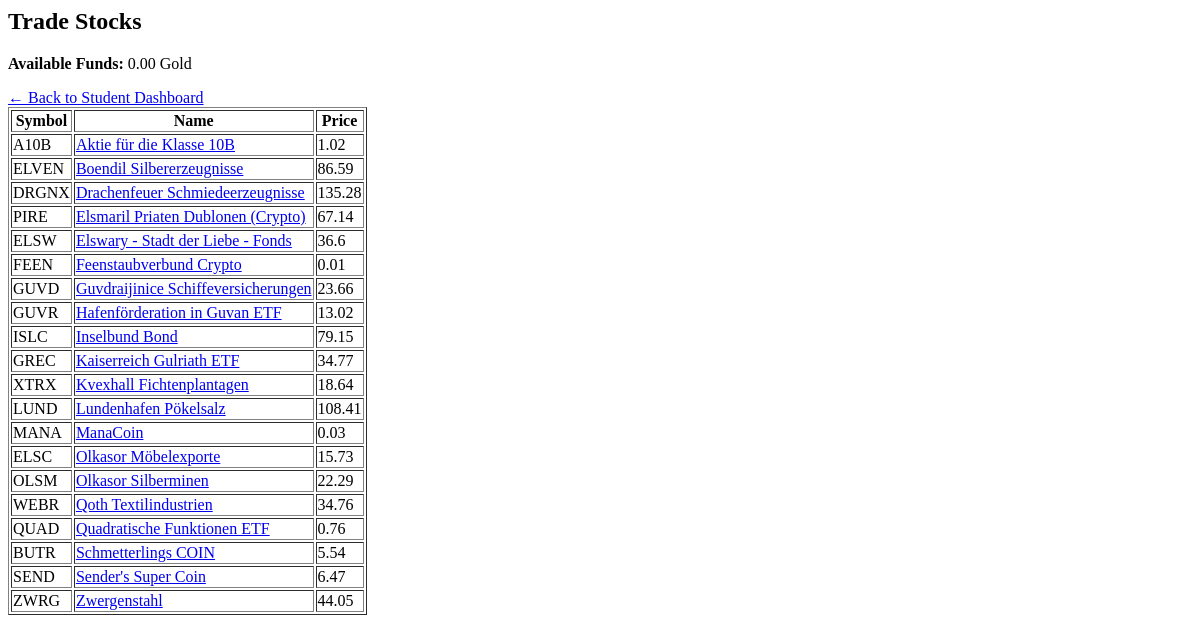
The page /student/trade (signed in) on the database as committed earlier.
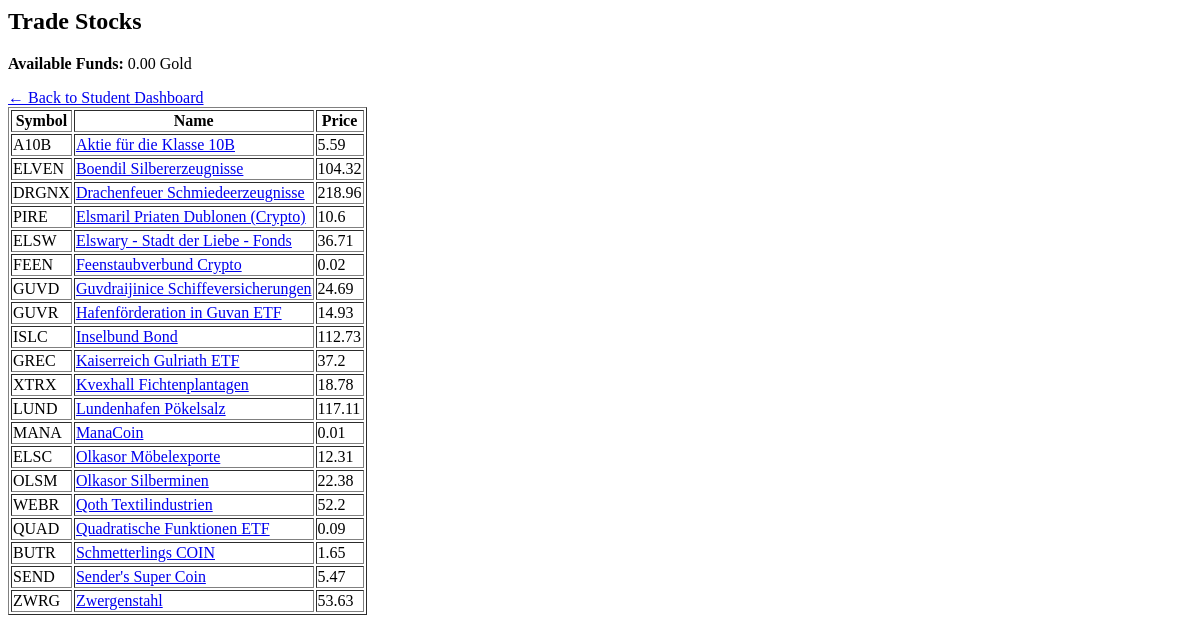
The same page on the database as committed later.
### models.py (models this page shows)
class Stock(Base):
    __tablename__ = "stocks"
    id = Column(Integer, primary_key=True)
    symbol = Column(String, unique=True, nullable=False)
    name = Column(String, nullable=False)
    current_price = Column(Float, nullable=False)
    volatility=Column(Float)
    category=Column(String)
    monthly_target_change = Column(Float, default=0.0)
    created_at = Column(DateTime, default=datetime.utcnow())

### student_routes.py (the view)
@student_bp.route("/trade")
def trade():
    db = SessionLocal()
    user_id = session.get("user_id")
    student = db.query(User).filter_by(id=user_id).first()
    stocks = db.query(Stock).order_by(Stock.name).all()
    db.close()
    return render_template("student_trade.html", student=student, stocks=stocks)

### templates/student_trade.html (shortened to what this page needs)
<h2>Trade Stocks</h2>
<p><strong>Available Funds:</strong> {{ '%.2f' % student.funds }} Gold</p>
<a href="{{ url_for('student.dashboard') }}">← Back to Student Dashboard</a>
<table border="1">
    <tr>
        <th>Symbol</th>
        <th>Name</th>
        <th>Price</th>
    </tr>
    {% for stock in stocks %}
    <tr>
        <td>{{ stock.symbol }}</td>
        <td>
            <a href="#"
                class="stock-link"
                data-id="{{ stock.id }}"
                data-name="{{ stock.name }}"
                data-price="{{ stock.current_price }}">
                {{ stock.name }}
            </a>
        </td>
        <td>{{ stock.current_price }}</td>
    </tr>
    {% endfor %}
</table>

Rows that differ between the two databases and show on the page:
changed Stock "Aktie für die Klasse 10B": current_price "1.02" → "5.59"
changed Stock "ELVEN": current_price "86.59" → "104.32"
changed Stock "DRGNX": current_price "135.28" → "218.96"
changed Stock "PIRE": current_price "67.14" → "10.6"
changed Stock "ELSW": current_price "36.6" → "36.71"
changed Stock "FEEN": current_price "0.01" → "0.02"
changed Stock "GUVD": current_price "23.66" → "24.69"
changed Stock "GUVR": current_price "13.02" → "14.93"
changed Stock "ISLC": current_price "79.15" → "112.73"
changed Stock "GREC": current_price "34.77" → "37.2"
changed Stock "XTRX": current_price "18.64" → "18.78"
changed Stock "LUND": current_price "108.41" → "117.11"
changed Stock "MANA": current_price "0.03" → "0.01"
changed Stock "ELSC": current_price "15.73" → "12.31"
changed Stock "OLSM": current_price "22.29" → "22.38"
changed Stock "WEBR": current_price "34.76" → "52.2"
changed Stock "QUAD": current_price "0.76" → "0.09"
changed Stock "BUTR": current_price "5.54" → "1.65"
changed Stock "SEND": current_price "6.47" → "5.47"
changed Stock "ZWRG": current_price "44.05" → "53.63"
